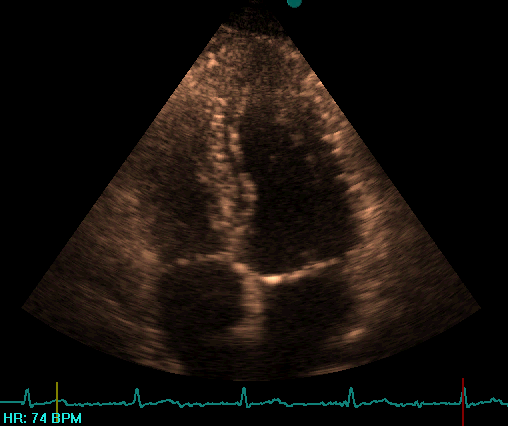
#> input picture img.BMP, 508 x 426 px, found by its file name
$ python gray_transforms.py
#> lines starting #> are read from the running program, lines starting #| are printed output that depends on the picture
import matplotlib.pyplot as plt
import numpy as np
import cv2


def get_cdf_hist(image_input):
    """
    Method to compute histogram and cumulative distribution function
    :param image_input: input image
    :return: cdf
    """
    hist, bins = np.histogram(image_input.flatten(), 256, [0, 256])
    cdf = hist.cumsum()
    cdf_normalized = cdf * float(hist.max()) / cdf.max()
    return cdf_normalized


def contrast_brightness(image, alpha, beta):
    """
    Linear transformation function to enhance brightness and contrast
    :param image: input image
    :param alpha: contrast factor
    :param beta: brightness factor
    :return: enhanced image
    """
    enhanced_image = np.array(alpha*image + beta)


    enhanced_image[enhanced_image > 255] = 255
    cdf = get_cdf_hist(enhanced_image)
    return enhanced_image, cdf


def gamma_enhancement(image, gamma):
    """
    Non-linear transformation function to enhance brightness and contrast
    :param image: input image
    :param gamma: contrast enhancement factor
    :return: enhanced image
    """
    normalized_image = image / np.max(image)
    enhanced_image = np.power(normalized_image, gamma)
    enhanced_image = enhanced_image * 255
    cdf = get_cdf_hist(enhanced_image)
    return enhanced_image, cdf


def log_enhancement(image, gain):
    """
    Non-linear transformation function to enhance brightness and contrast
    :param image: input image
    :param gain: contrast enhancement factor
    :return: enhanced image
    """
    normalized_image = image / np.max(image)
    enhanced_image = gain*np.log1p(normalized_image)
    enhanced_image = enhanced_image * 255
    cdf = get_cdf_hist(enhanced_image)
    return enhanced_image, cdf


def gauss_enhancement(image, gain):
    """
    Non-linear transformation function to enhance brightness and contrast
    :param image: input image
    :param gain: contrast enhancement factor
    :return: enhanced image
    """
    normalized_image = image / np.max(image)
    enhanced_image = 1 - np.exp(-normalized_image**2/gain)
    enhanced_image = enhanced_image*255
    cdf = get_cdf_hist(enhanced_image)
    return enhanced_image, cdf


def hist_enhancement(image):
    """
    Histogram equalization to enhance the input image
    :param image: input image
    :return: enhanced image
    """

    enhanced_image = cv2.equalizeHist(image)
    cdf = get_cdf_hist(enhanced_image)
    return enhanced_image, cdf


def clahe_enhancement(image, threshold, grid_size=(16, 16)):
    """
    Adaptive histogram equalization to enhance the input image
    :param image: input image
    :param threshold: clipping threshold
    :param grid_size: local neighbourhood
    :return: enhanced image
        """
    clahe = cv2.createCLAHE(clipLimit=threshold, tileGridSize=grid_size)
    enhanced_image = clahe.apply(image)
    cdf = get_cdf_hist(enhanced_image)
    return enhanced_image, cdf


def adjust_gamma(image, gamma=1.0):
	# build a lookup table mapping the pixel values [0, 255] to
	# their adjusted gamma values
	invGamma = 1.0 / gamma
	table = np.array([((i / 255.0) ** invGamma) * 255
		for i in np.arange(0, 256)]).astype("uint8")
	# apply gamma correction using the lookup table
	return cv2.LUT(image, table)


def image_enhancement_spatial(im_path):
    """
    Main method to change the pixels spatially
    :return: image grid
    """
#> called with im_path = './data/img.BMP'

    image_slo = plt.imread(im_path)
#> image_slo is the input picture: shape (426, 508, 3); mean R, G, B 22.1, 15.7, 11.2

    cdf_input = get_cdf_hist(image_slo)
#> in get_cdf_hist, `hist, bins = np.histogram(image_input.flatten(), 256, [0, 256])`: hist = 256 values, max 365881 at index 0, min 0 at index 1, mean 2536; bins = 257 values from 0 to 256
#> in get_cdf_hist, `cdf = hist.cumsum()`: cdf = 256 values from 365881 to 649224
#> in get_cdf_hist, `cdf_normalized = cdf * float(hist.max()) / cdf.max()`: cdf_normalized = 256 values from 206198.3 to 365881
#> cdf_input = 256 values from 206198.3 to 365881


    fig, axs = plt.subplots(5, 2, figsize=(8, 15))
    axs[0, 0].imshow(image_slo, cmap='gray', vmin=0, vmax=255)
    axs[0, 0].set_title("Input")
    axs[0, 1].hist(image_slo.flatten(), 256, [0, 256], color='r')
    axs[0, 1].plot(cdf_input)

    enhanced_cb, cdf_cb = contrast_brightness(image_slo, 2.6, 1)
#> in contrast_brightness, `enhanced_image[enhanced_image > 255] = 255`:
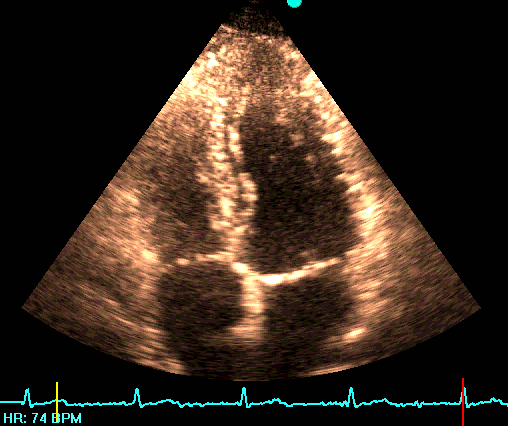
#> enhanced_image: shape (426, 508, 3) float64; mean R, G, B 54.7, 40.2, 29.1
#> in contrast_brightness, `cdf = get_cdf_hist(enhanced_image)`: cdf = 256 values from 0 to 365881
#> cdf_cb = 256 values from 0 to 365881
    axs[1, 0].imshow(np.uint8(enhanced_cb), cmap='gray', vmin=0, vmax=255)
    axs[1, 0].set_title("Linear")
    axs[1, 1].hist(enhanced_cb.flatten(), 256, [0, 256], color='r')
    axs[1, 1].plot(cdf_cb)

    enhanced_gamma, cdf_gamma = gamma_enhancement(image_slo, 0.55)
#> in gamma_enhancement, `cdf = get_cdf_hist(enhanced_image)`: cdf = 256 values from 206198.3 to 365881
#> cdf_gamma = 256 values from 206198.3 to 365881
    axs[2, 0].imshow(np.uint8(enhanced_gamma), cmap='gray', vmin=0, vmax=255)
    axs[2, 0].set_title("Non-linear (Gamma)")
    axs[2, 1].hist(enhanced_gamma.flatten(), 256, [0, 256], color='r')
    axs[2, 1].plot(cdf_gamma)

    enhanced_log, cdf_log = log_enhancement(image_slo, 1.5)
#> in log_enhancement, `cdf = get_cdf_hist(enhanced_image)`: cdf = 256 values from 206226.3 to 365881
#> cdf_log = 256 values from 206226.3 to 365881
    #enhanced_log = cv2.equalizeHist((enhanced_log))
    axs[3, 0].imshow(np.uint8(enhanced_log), cmap='gray', vmin=0, vmax=255)
    axs[3, 0].set_title("Non-linear (Log)")
    axs[3, 1].hist(enhanced_log.flatten(), 256, [0, 256], color='r')
    axs[3, 1].plot(cdf_log)

    enhanced_gauss, cdf_gauss = gauss_enhancement(image_slo, 0.1)
#> in gauss_enhancement, `enhanced_image = 1 - np.exp(-normalized_image**2/gain)`:
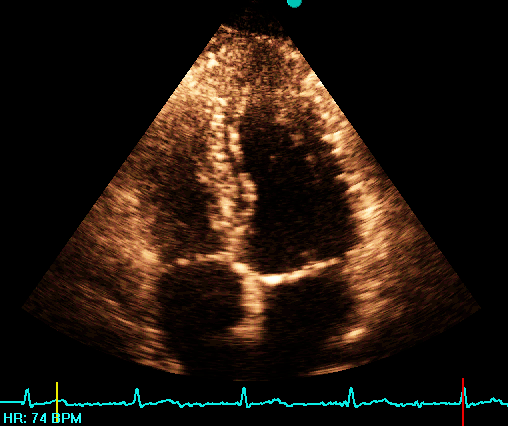
#> enhanced_image: shape (426, 508, 3) float64; mean R, G, B 0.144, 0.0925, 0.0571
#> in gauss_enhancement, `cdf = get_cdf_hist(enhanced_image)`: cdf = 256 values from 206198.3 to 365881
#> cdf_gauss = 256 values from 206198.3 to 365881
    axs[4, 0].imshow(np.uint8(enhanced_gauss), cmap='gray', vmin=0, vmax=255)
    axs[4, 0].set_title("Non-linear (Inverse Gauss)")
    axs[4, 1].hist(enhanced_gauss.flatten(), 256, [0, 256], color='r')
    axs[4, 1].plot(cdf_gauss)

    for i in range(5):
        for j in range(2):
            axs[i, j].set_xticks([])
            axs[i, j].set_yticks([])
    plt.tight_layout()
    plt.savefig(save_path + 'enhened_spatial.jpg')
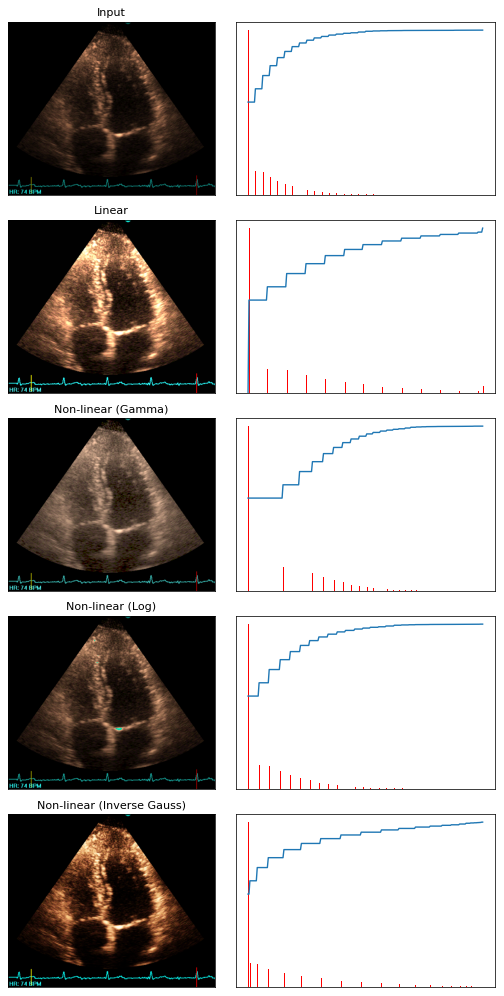
#> figure drawn by matplotlib, 10 panels
    plt.show()


def image_enhancement_spectral(im_path):

    #Main method to change the pixels based on distribution spectrum
    #:return: image grid


#> called with im_path = './data/img.BMP'
    image_slo = cv2.imread(im_path,cv2.IMREAD_GRAYSCALE)
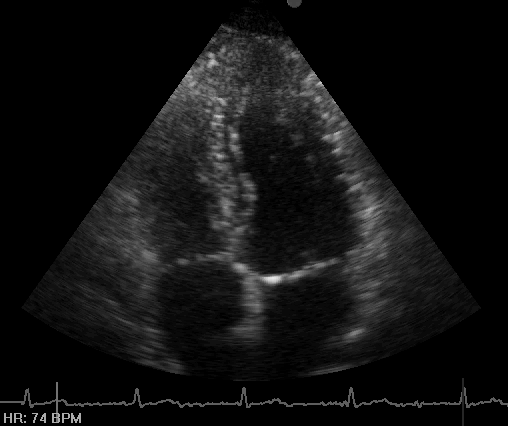
#> image_slo: shape (426, 508); min 0, max 229, mean 17


    cdf_input = get_cdf_hist(image_slo)
#> cdf_input = 256 values from 64638.4 to 118272

    fig, axs = plt.subplots(2, 3, figsize=(8, 6))
    axs[0, 0].imshow(image_slo, cmap='gray', vmin=0, vmax=255)
    axs[0, 0].set_title("Input")
    axs[1, 0].hist(image_slo.flatten(), 256, [0, 256], color='r')
    axs[1, 0].plot(cdf_input)

    enhanced_hist, cdf_hist = hist_enhancement(image_slo)
#> in hist_enhancement, `enhanced_image = cv2.equalizeHist(image)`:
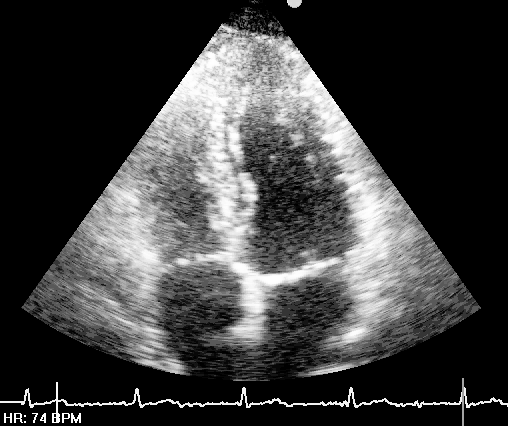
#> enhanced_image: shape (426, 508); min 0, max 255, mean 61.5
#> cdf_hist = 256 values from 64638.4 to 118272
    axs[0, 1].imshow(enhanced_hist, cmap='gray', vmin=0, vmax=255)
    axs[0, 1].set_title("Histogram Equalization")
    axs[1, 1].hist(enhanced_hist.flatten(), 256, [0, 256], color='r')
    axs[1, 1].plot(cdf_hist)

    enhanced_clahe, cdf_clahe = clahe_enhancement(image_slo, 15)
#> in clahe_enhancement, `enhanced_image = clahe.apply(image)`:
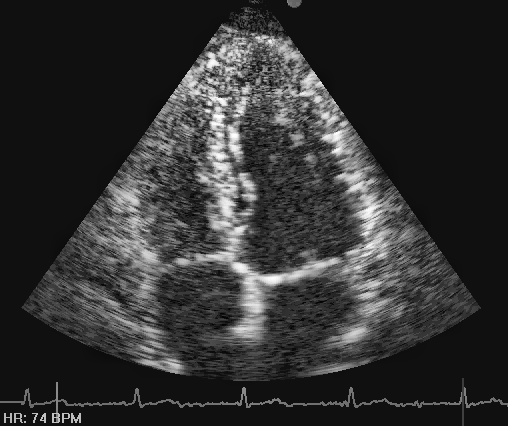
#> enhanced_image: shape (426, 508); min 1, max 255, mean 49.2
#> in clahe_enhancement, `cdf = get_cdf_hist(enhanced_image)`: cdf = 256 values from 0 to 111128
#> cdf_clahe = 256 values from 0 to 111128
    axs[0, 2].imshow(enhanced_clahe, cmap='gray', vmin=0, vmax=255)
    axs[0, 2].set_title("CLAHE")
    axs[1, 2].hist(enhanced_clahe.flatten(), 256, [0, 256], color='r')
    axs[1, 2].plot(cdf_clahe)

    for i in range(2):
        for j in range(3):
            axs[i, j].set_xticks([])
            axs[i, j].set_yticks([])
    plt.tight_layout()
    plt.savefig(save_path + 'enhened_spectral.jpg')
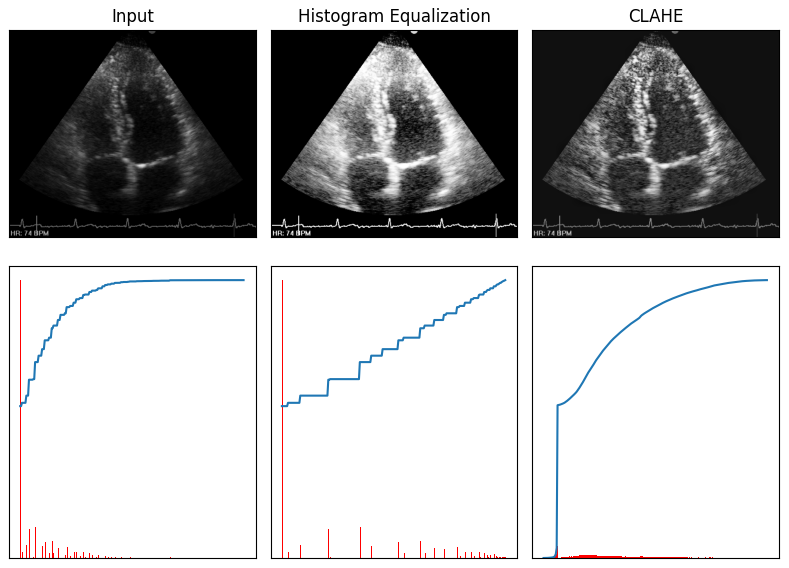
#> figure drawn by matplotlib, 6 panels
    plt.show()

im_path = './data/img.BMP'
save_path = './data/'
image_enhancement_spatial(im_path)
image_enhancement_spectral(im_path)
